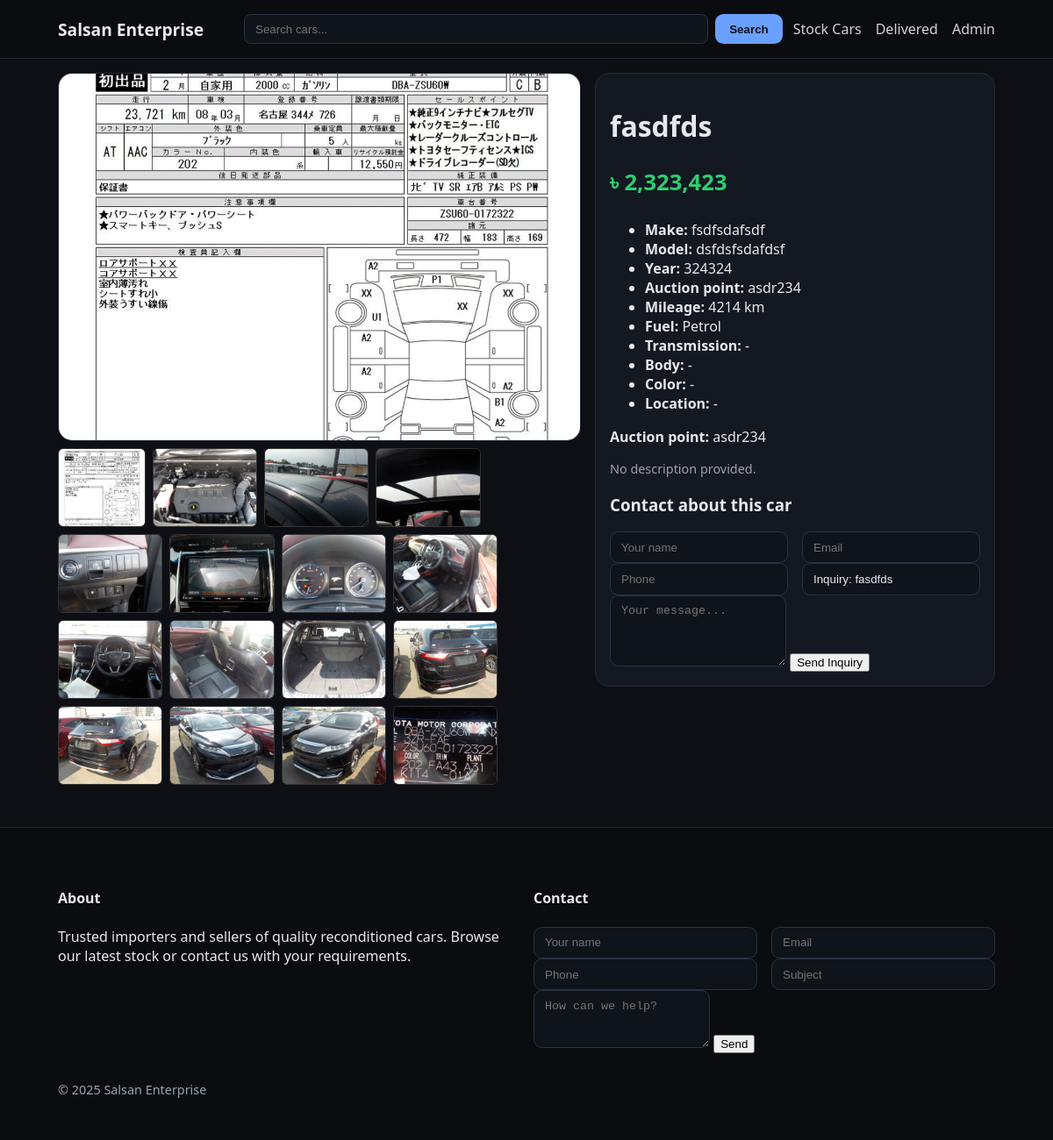
The app's page /car/4 with its own data.
### models.py (models this page shows, shortened)
class Car(db.Model):
    __tablename__ = "cars"
    id = db.Column(db.Integer, primary_key=True)
    title = db.Column(db.String(200), nullable=False)
    make = db.Column(db.String(80), index=True)
    model = db.Column(db.String(80), index=True)
    year = db.Column(db.Integer, index=True)
    price = db.Column(db.Integer, index=True)  # store in local currency integer
    auction_point = db.Column(db.String(20))
    mileage_km = db.Column(db.Integer, index=True)
    fuel_type = db.Column(db.String(50), index=True)  # Petrol, Diesel, Hybrid, Electric
    transmission = db.Column(db.String(50), index=True)  # Automatic, Manual
    body_type = db.Column(db.String(50), index=True)  # Sedan, SUV, etc.
    color = db.Column(db.String(50))
    location = db.Column(db.String(120))
    description = db.Column(db.Text)
    image_url = db.Column(db.String(500))
    is_delivered = db.Column(db.Boolean, default=False, index=True)
    created_at = db.Column(db.DateTime, default=datetime.utcnow, index=True)
    images = db.relationship(
        "CarImage",
        backref="car",
        cascade="all, delete-orphan",
        order_by="CarImage.sort_order",
        lazy="selectin",
    )

class CarImage(db.Model):
    __tablename__ = "car_images"
    id = db.Column(db.Integer, primary_key=True)
    car_id = db.Column(db.Integer, db.ForeignKey("cars.id", ondelete="CASCADE"), index=True)
    url = db.Column(db.String(500), nullable=False)
    caption = db.Column(db.String(200))
    sort_order = db.Column(db.Integer, default=0, index=True)

### app.py (the view)
    @app.route("/car/<int:car_id>")
    def car_detail(car_id):
        car = Car.query.get_or_404(car_id)
        return render_template("car_detail.html", car=car)

### templates/car_detail.html (shortened to what this page needs)
{% extends "base.html" %}
{% block content %}
<div class="detail">
  <div class="detail-gallery">
    <img id="mainImage" class="main-image"
         src="{{ car.image_url or url_for('static', filename='img/placeholder.svg') }}"
         alt="{{ car.title }}">
    {% if car.images %}
      <div class="thumbs">
        {% for img in car.images %}
          <img src="{{ img.url }}" alt="thumb"
               onclick="document.getElementById('mainImage').src=this.src">
        {% endfor %}
      </div>
    {% endif %}
  </div>
  <div class="detail-info">
    <h1>{{ car.title }}</h1>
    <p class="price big">৳ {{ "{:,}".format(car.price or 0) }}</p>
    <ul class="specs">
      <li><b>Make:</b> {{ car.make or "-" }}</li>
      <li><b>Model:</b> {{ car.model or "-" }}</li>
      <li><b>Year:</b> {{ car.year or "-" }}</li>
      <li><b>Auction point:</b> {{ car.auction_point or "-" }}</li>
      <li><b>Mileage:</b> {{ car.mileage_km or "-" }} km</li>
      <li><b>Fuel:</b> {{ car.fuel_type or "-" }}</li>
      <li><b>Transmission:</b> {{ car.transmission or "-" }}</li>
      <li><b>Body:</b> {{ car.body_type or "-" }}</li>
      <li><b>Color:</b> {{ car.color or "-" }}</li>
      <li><b>Location:</b> {{ car.location or "-" }}</li>
    </ul>
    <div class="desc">
      {% if car.auction_point %}
        <p><b>Auction point:</b> {{ car.auction_point }}</p>
      {% endif %}
      {% if car.description %}
        <p>{{ car.description }}</p>
      {% else %}
        <p class="muted small">No description provided.</p>
      {% endif %}
    </div>
    <h3>Contact about this car</h3>
    <form action="{{ url_for('inquire', car_id=car.id) }}" method="post" class="contact-form">
      <div class="grid-2">
        <input name="name" placeholder="Your name" required>
        <input name="email" placeholder="Email">
      </div>
      <div class="grid-2">
        <input name="phone" placeholder="Phone">
        <input placeholder="Subject" value="Inquiry: {{ car.title }}" disabled>
      </div>
      <textarea name="message" rows="4" placeholder="Your message..." required></textarea>
      <button>Send Inquiry</button>
    </form>
  </div>
</div>
{% endblock %}

### templates/base.html (shortened to what this page needs)
<!doctype html>
<html lang="en">
<head>
  <link rel="stylesheet" href="{{ url_for('static', filename='css/style.css') }}">
</head>
<body>
<header class="site-header">
  <div class="container header-row">
    <a class="brand" href="{{ url_for('home') }}">Salsan Enterprise</a>
    <form class="search" action="{{ url_for('stock') }}" method="get" role="search">
      <input type="text" name="q" placeholder="Search cars..." value="{{ request.args.get('q','') }}">
      <button>Search</button>
    </form>
    <nav class="nav-links" id="desktopNav">
      <a href="{{ url_for('stock') }}">Stock Cars</a>
      <a href="{{ url_for('delivered') }}">Delivered</a>
      {% if current_user.is_authenticated %}
        <a href="{{ url_for('admin_dashboard') }}">Dashboard</a>
        <a href="{{ url_for('admin_logout') }}">Logout</a>
      {% else %}
        <a href="{{ url_for('admin_login') }}">Admin</a>
      {% endif %}
    </nav>
  </div>
</header>
<main class="container">
  {% block content %}{% endblock %}
</main>
<footer class="site-footer">
  <div class="container grid-2">
    <div>
      <h4>About</h4>
      <p>Trusted importers and sellers of quality reconditioned cars. Browse our latest stock or contact us with your requirements.</p>
    </div>
    <div>
      <h4>Contact</h4>
      <form action="{{ url_for('contact') }}" method="post" class="contact-form">
        <div class="grid-2">
          <input name="name" placeholder="Your name" required>
          <input name="email" placeholder="Email">
        </div>
        <div class="grid-2">
          <input name="phone" placeholder="Phone">
          <input name="subject" placeholder="Subject">
        </div>
        <textarea name="message" rows="3" placeholder="How can we help?" required></textarea>
        <button>Send</button>
      </form>
    </div>
  </div>
  <div class="container muted small">© {{ 2025 }} Salsan Enterprise</div>
</footer>
</body>
</html>

### static/css/style.css (style rules this page uses)
:root { --bg:#0d0f14; --card:#141821; --muted:#9aa3b2; --text:#e6e9ef; --brand:#6aa0ff; --accent:#2ecc71; --danger:#ff6b6b; --warning:#f0ad4e; }
.detail-gallery { position:relative }
* { box-sizing:border-box; }
html,body { height:100%; }
body { margin:0; font-family:system-ui,-apple-system,Segoe UI,Roboto,Ubuntu; background:var(--bg); color:var(--text); }
img { max-width:100%; height:auto; display:block; }
a { color:inherit; text-decoration:none; }
.container { max-width:1100px; margin:0 auto; padding:1rem; }
.grid-2 { display:grid; grid-template-columns:1fr 1fr; gap:1rem; }
.site-header { position:sticky; top:0; z-index:100; background:#0a0c10; border-bottom:1px solid #1f2430; }
.header-row { display:grid; align-items:center; gap:.75rem; grid-template-columns: 200px 1fr auto; }
.brand { font-weight:700; font-size:1.2rem; white-space:nowrap; overflow:hidden; text-overflow:ellipsis; }
.search { display:flex; gap:.5rem; }
.search input { flex:1; min-width:0; padding:.5rem .75rem; border-radius:.5rem; border:1px solid #2a3242; background:#0f131a; color:var(--text); }
.search button,.btn { padding:.6rem 1rem; border-radius:.6rem; background:var(--brand); border:none; color:#081018; font-weight:700; cursor:pointer; }
.nav-links { display:flex; gap:1rem; }
.nav-links a { opacity:.9; }
.price { color:var(--accent); font-weight:700; }
.big { font-size:1.6rem; }
.muted { color:var(--muted); }
.small { font-size:.9rem; }
.filters input,.filters select,.contact-form input,.contact-form textarea { padding:.6rem .75rem; border-radius:.6rem; border:1px solid #2a3242; background:#0f131a; color:var(--text); }
.detail { display:grid; grid-template-columns: 1.2fr .8fr; gap:1rem; align-items:start; }
@media (min-width:901px) { .detail-gallery { position:sticky; top:80px; } }
.detail-gallery .main-image { width:100%; height:auto; max-height:420px; object-fit:cover; border-radius:1rem; border:1px solid #232a36; }
.detail-gallery .thumbs { display:flex; flex-wrap:wrap; gap:8px; margin-top:.5rem; }
.detail-gallery .thumbs img { height:90px; width:auto; object-fit:cover; border:1px solid #333; border-radius:.375rem; flex:0 0 auto; }
.detail-info { background:var(--card); border:1px solid #232a36; border-radius:1rem; padding:1rem; }
.site-footer { border-top:1px solid #1f2430; padding:2rem 0; margin-top:2rem; background:#0a0c10; }

### records on screen
Car: image_url (picture), title "fasdfds", price "2,323,423", make "fsdfsdafsdf", model "dsfdsfsdafdsf", year "324324", auction_point "asdr234", mileage_km "4214", fuel_type "Petrol", transmission "-", body_type "-", color "-", location "-", title "Inquiry: fasdfds"
CarImage: url (picture)
CarImage: url (picture)
CarImage: url (picture)
CarImage: url (picture)
CarImage: url (picture)
CarImage: url (picture)
CarImage: url (picture)
CarImage: url (picture)
CarImage: url (picture)
CarImage: url (picture)
CarImage: url (picture)
CarImage: url (picture)
CarImage: url (picture)
CarImage: url (picture)
CarImage: url (picture)
CarImage: url (picture)

### other values on screen
{{ 2025 }} "2025"
